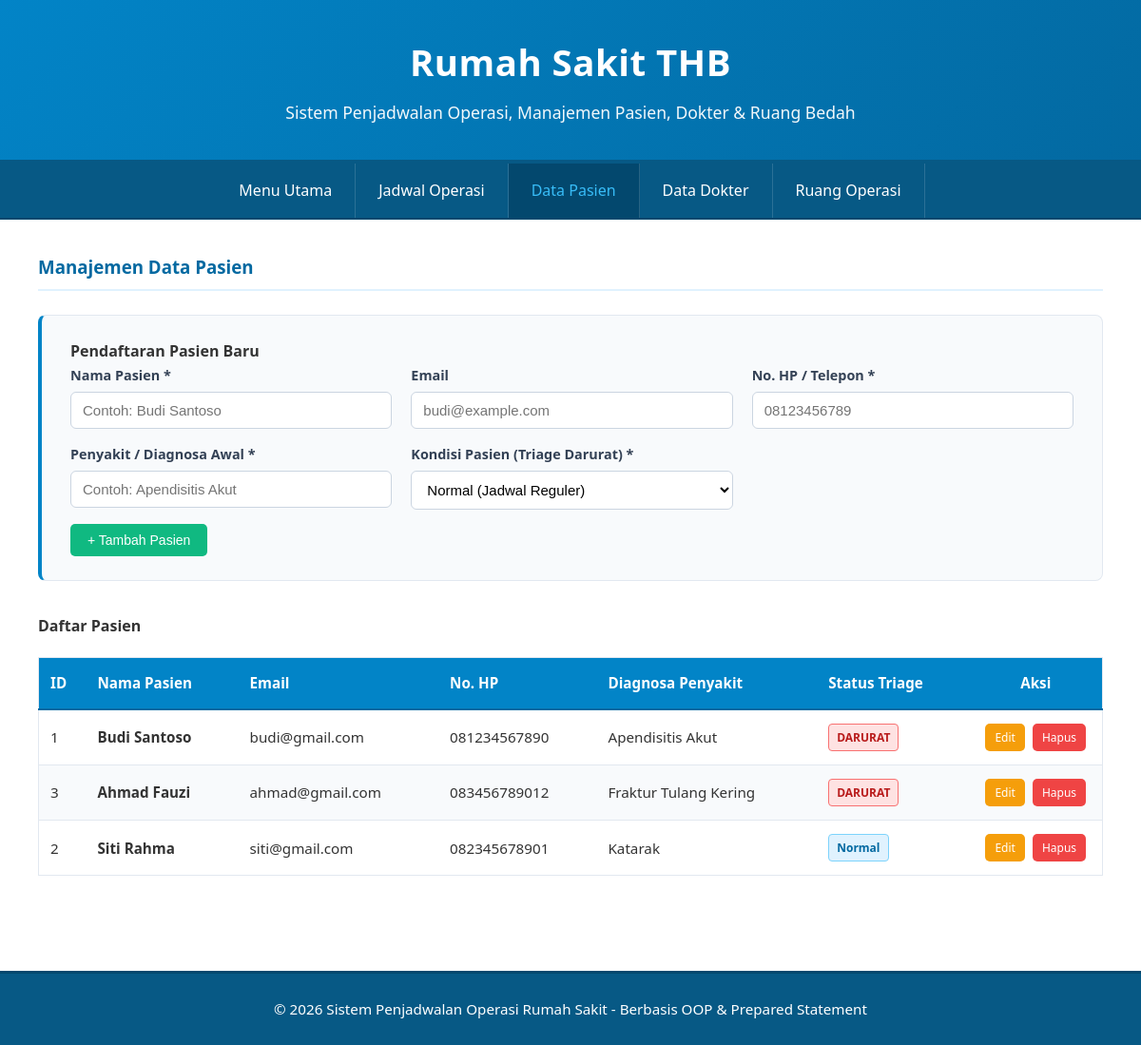
Page /?page=pasien on the committed database.
### tables this page shows
CREATE TABLE pasien (
    id INT AUTO_INCREMENT PRIMARY KEY,
    nama VARCHAR(100) NOT NULL,
    email VARCHAR(100),
    no_hp VARCHAR(20),
    penyakit VARCHAR(255) NOT NULL,
    darurat TINYINT(1) NOT NULL DEFAULT 0
);

### config/db.php (called while the page is built, shortened)
<?php
class Database {
    private $host = "localhost";
    private $db_name = "db_rumahsakit";
    private $username = "root";
    private $password = "";
    public function __construct() {
        try {
            $this->conn = new PDO("mysql:host=" . $this->host . ";dbname=" . $this->db_name, $this->username, $this->password);
        } catch(PDOException $exception) {
            echo "Koneksi database error: " . $exception->getMessage();
        }
    }
}
?>

### class/Manusia.php (called while the page is built, shortened)
<?php
require_once __DIR__ . '/../config/db.php';
abstract class Manusia {
    public function __construct() {
        $database = new Database();
        $this->db = $database->conn;
    }
}
?>

### class/Pasien.php (called while the page is built, shortened)
<?php
require_once __DIR__ . '/Manusia.php';
class Pasien extends Manusia {
    public function getAll() {
        $stmt = $this->db->prepare("SELECT * FROM pasien ORDER BY darurat DESC, id ASC");
        $stmt->execute();
        return $stmt->fetchAll();
    }
}
?>

### view/pasien.php (the view, shortened to what this page needs)
<?php
$editData = null;
?>
<h3>Manajemen Data Pasien</h3>
<div class="form-card">
    <h4><?= $editData ? 'Edit Data Pasien' : 'Pendaftaran Pasien Baru' ?></h4>
    <form method="POST" action="index.php?page=pasien">
        <div class="form-grid">
            <div class="form-group">
                <label>Nama Pasien *</label>
                <input type="text" name="nama" value="<?= htmlspecialchars($editData['nama'] ?? '') ?>" required placeholder="Contoh: Budi Santoso">
            </div>
            <div class="form-group">
                <label>Email</label>
                <input type="email" name="email" value="<?= htmlspecialchars($editData['email'] ?? '') ?>" placeholder="budi@example.com">
            </div>
            <div class="form-group">
                <label>No. HP / Telepon *</label>
                <input type="text" name="no_hp" value="<?= htmlspecialchars($editData['no_hp'] ?? '') ?>" required placeholder="08123456789">
            </div>
            <div class="form-group">
                <label>Penyakit / Diagnosa Awal *</label>
                <input type="text" name="penyakit" value="<?= htmlspecialchars($editData['penyakit'] ?? '') ?>" required placeholder="Contoh: Apendisitis Akut">
            </div>
            <div class="form-group">
                <label>Kondisi Pasien (Triage Darurat) *</label>
                <select name="darurat" required>
                    <option value="0" <?= (isset($editData['darurat']) && $editData['darurat'] == 0) ? 'selected' : '' ?>>Normal (Jadwal Reguler)</option>
                </select>
            </div>
        </div>
        <div style="margin-top: 15px;">
            <?php if ($editData): ?>
                <button type="submit" name="update_pasien" class="btn btn-primary">Simpan Perubahan</button>
                <a href="?page=pasien" class="btn btn-secondary">Batal</a>
            <?php else: ?>
                <button type="submit" name="add_pasien" class="btn btn-success">+ Tambah Pasien</button>
            <?php endif; ?>
        </div>
    </form>
</div>
<h4>Daftar Pasien</h4>
<div class="table-responsive">
    <table>
        <thead>
            <tr>
                <th style="width: 50px;">ID</th>
                <th>Nama Pasien</th>
                <th>Email</th>
                <th>No. HP</th>
                <th>Diagnosa Penyakit</th>
                <th>Status Triage</th>
                <th style="width: 140px; text-align: center;">Aksi</th>
            </tr>
        </thead>
        <tbody>
            <?php
            $listPasien = $pasien->getAll();
            if (empty($listPasien)):
            ?>
                <tr>
                    <td colspan="7" style="text-align: center; color: #64748b;">Belum ada data pasien.</td>
                </tr>
            <?php else: ?>
                <?php foreach ($listPasien as $p): ?>
                <tr>
                    <td><?= htmlspecialchars($p['id']) ?></td>
                    <td><strong><?= htmlspecialchars($p['nama']) ?></strong></td>
                    <td><?= htmlspecialchars($p['email'] ?? '-') ?></td>
                    <td><?= htmlspecialchars($p['no_hp'] ?? '-') ?></td>
                    <td><?= htmlspecialchars($p['penyakit']) ?></td>
                    <td>
                        <?php if ($p['darurat'] == 1): ?>
                            <span class="badge badge-danger">DARURAT</span>
                        <?php else: ?>
                            <span class="badge badge-info">Normal</span>
                        <?php endif; ?>
                    </td>
                    <td style="text-align: center;">
                        <a href="?page=pasien&action=edit&id=<?= $p['id'] ?>" class="btn btn-warning btn-sm">Edit</a>
                        <a href="?page=pasien&action=delete&id=<?= $p['id'] ?>" class="btn btn-danger btn-sm" onclick="return confirm('Apakah Anda yakin ingin menghapus data pasien ini?');">Hapus</a>
                    </td>
                </tr>
                <?php endforeach; ?>
            <?php endif; ?>
        </tbody>
    </table>
</div>

### style.css (style rules this page uses)
* { margin: 0; padding: 0; box-sizing: border-box; }
body { font-family: 'Segoe UI', Tahoma, Geneva, Verdana, sans-serif; background-color: #f0f4f8; color: #333; line-height: 1.6; min-height: 100vh; }
h2, h3 { color: #0369a1; margin-bottom: 20px; font-weight: 600; border-bottom: 2px solid #e0f2fe; padding-bottom: 8px; }
.table-responsive { overflow-x: auto; margin: 20px 0 35px 0; }
table { width: 100%; border-collapse: collapse; background-color: white; border: 1px solid #e2e8f0; }
th { background-color: #0284c7; color: white; padding: 14px 12px; text-align: left; font-weight: 600; font-size: 0.95em; border-bottom: 2px solid #0369a1; }
td { padding: 12px; border-bottom: 1px solid #e2e8f0; vertical-align: middle; font-size: 0.95em; }
tbody tr:nth-child(even) { background-color: #f8fafc; }
.form-card { background-color: #f8fafc; padding: 25px 30px; margin: 25px 0 35px 0; border: 1px solid #e2e8f0; border-radius: 8px; border-left: 4px solid #0284c7; }
.form-grid { display: grid; grid-template-columns: repeat(auto-fit, minmax(280px, 1fr)); gap: 15px 20px; }
.form-group { display: flex; flex-direction: column; }
label { font-weight: 600; color: #334155; margin-bottom: 6px; font-size: 0.9em; }
input, select, textarea { width: 100%; padding: 10px 12px; border: 1px solid #cbd5e1; border-radius: 6px; font-size: 15px; transition: all 0.2s ease; background-color: white; }
button, .btn { display: inline-block; padding: 9px 18px; border: none; border-radius: 5px; cursor: pointer; font-size: 14px; font-weight: 500; text-decoration: none; transition: all 0.2s ease; text-align: center; }
.btn-success { background-color: #10b981; color: white; }
.btn-warning { background-color: #f59e0b; color: white; }
.btn-danger { background-color: #ef4444; color: white; }
.btn-sm { padding: 5px 10px; font-size: 12px; margin: 2px; }
.badge { display: inline-block; padding: 4px 8px; border-radius: 4px; font-size: 12px; font-weight: 600; }
.badge-danger { background-color: #fee2e2; color: #b91c1c; border: 1px solid #f87171; }
.badge-info { background-color: #e0f2fe; color: #0369a1; border: 1px solid #7dd3fc; }

### rows in the picture
pasien: id "1", nama "Budi Santoso", email "budi@gmail.com", no_hp "081234567890", penyakit "Apendisitis Akut", darurat "DARURAT"
pasien: id "3", nama "Ahmad Fauzi", email "ahmad@gmail.com", no_hp "083456789012", penyakit "Fraktur Tulang Kering", darurat "DARURAT"
pasien: id "2", nama "Siti Rahma", email "siti@gmail.com", no_hp "082345678901", penyakit "Katarak", darurat "Normal"
